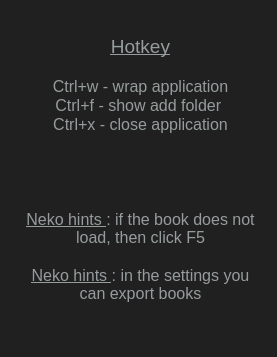
<?xml version="1.0" encoding="UTF-8"?>
<ui version="4.0">
 <class>tutorial_dialog</class>
 <widget class="QDialog" name="tutorial_dialog">
  <property name="geometry">
   <rect>
    <x>0</x>
    <y>0</y>
    <width>277</width>
    <height>357</height>
   </rect>
  </property>
  <property name="windowTitle">
   <string>Dialog</string>
  </property>
  <property name="styleSheet">
   <string notr="true">background: #202020;</string>
  </property>
  <widget class="QTextBrowser" name="textBrowser">
   <property name="geometry">
    <rect>
     <x>20</x>
     <y>30</y>
     <width>241</width>
     <height>311</height>
    </rect>
   </property>
   <property name="styleSheet">
    <string notr="true">font-family: 'Roboto Mono';
font-style: normal;
font-weight: 400;
font-size: 16px;
line-height: 75.4%;
/* or 12px */

color: #969C9D;
background: rgba(199, 199, 199, 0.0);
border: 0.5px solid rgba(167, 167, 167, 0.0);</string>
   </property>
   <property name="html">
    <string>&lt;!DOCTYPE HTML PUBLIC &quot;-//W3C//DTD HTML 4.0//EN&quot; &quot;http://www.w3.org/TR/REC-html40/strict.dtd&quot;&gt;
&lt;html&gt;&lt;head&gt;&lt;meta name=&quot;qrichtext&quot; content=&quot;1&quot; /&gt;&lt;style type=&quot;text/css&quot;&gt;
p, li { white-space: pre-wrap; }
&lt;/style&gt;&lt;/head&gt;&lt;body style=&quot; font-family:'Roboto Mono'; font-size:16px; font-weight:400; font-style:normal;&quot;&gt;
&lt;p align=&quot;center&quot; style=&quot; margin-top:0px; margin-bottom:0px; margin-left:0px; margin-right:0px; -qt-block-indent:0; text-indent:0px;&quot;&gt;&lt;span style=&quot; font-size:14pt; text-decoration: underline;&quot;&gt;Hotkey&lt;/span&gt;&lt;/p&gt;
&lt;p align=&quot;center&quot; style=&quot;-qt-paragraph-type:empty; margin-top:0px; margin-bottom:0px; margin-left:0px; margin-right:0px; -qt-block-indent:0; text-indent:0px;&quot;&gt;&lt;br /&gt;&lt;/p&gt;
&lt;p align=&quot;center&quot; style=&quot; margin-top:0px; margin-bottom:0px; margin-left:0px; margin-right:0px; -qt-block-indent:0; text-indent:0px;&quot;&gt;&lt;span style=&quot; font-size:16px;&quot;&gt;Ctrl+w - wrap application&lt;/span&gt;&lt;/p&gt;
&lt;p align=&quot;center&quot; style=&quot; margin-top:0px; margin-bottom:0px; margin-left:0px; margin-right:0px; -qt-block-indent:0; text-indent:0px;&quot;&gt;&lt;span style=&quot; font-size:16px;&quot;&gt;Ctrl+f - show add folder &lt;/span&gt;&lt;/p&gt;
&lt;p align=&quot;center&quot; style=&quot; margin-top:0px; margin-bottom:0px; margin-left:0px; margin-right:0px; -qt-block-indent:0; text-indent:0px;&quot;&gt;&lt;span style=&quot; font-size:16px;&quot;&gt;Ctrl+x - close application&lt;/span&gt;&lt;/p&gt;
&lt;p align=&quot;center&quot; style=&quot;-qt-paragraph-type:empty; margin-top:0px; margin-bottom:0px; margin-left:0px; margin-right:0px; -qt-block-indent:0; text-indent:0px;&quot;&gt;&lt;br /&gt;&lt;/p&gt;
&lt;p align=&quot;center&quot; style=&quot;-qt-paragraph-type:empty; margin-top:0px; margin-bottom:0px; margin-left:0px; margin-right:0px; -qt-block-indent:0; text-indent:0px;&quot;&gt;&lt;br /&gt;&lt;/p&gt;
&lt;p align=&quot;center&quot; style=&quot;-qt-paragraph-type:empty; margin-top:0px; margin-bottom:0px; margin-left:0px; margin-right:0px; -qt-block-indent:0; text-indent:0px;&quot;&gt;&lt;br /&gt;&lt;/p&gt;
&lt;p align=&quot;center&quot; style=&quot;-qt-paragraph-type:empty; margin-top:0px; margin-bottom:0px; margin-left:0px; margin-right:0px; -qt-block-indent:0; text-indent:0px;&quot;&gt;&lt;br /&gt;&lt;/p&gt;
&lt;p align=&quot;center&quot; style=&quot; margin-top:0px; margin-bottom:0px; margin-left:0px; margin-right:0px; -qt-block-indent:0; text-indent:0px;&quot;&gt;&lt;span style=&quot; font-size:16px; text-decoration: underline;&quot;&gt;Neko hints &lt;/span&gt;&lt;span style=&quot; font-size:16px;&quot;&gt;: if the book does not load, then click F5&lt;/span&gt;&lt;/p&gt;
&lt;p align=&quot;center&quot; style=&quot;-qt-paragraph-type:empty; margin-top:0px; margin-bottom:0px; margin-left:0px; margin-right:0px; -qt-block-indent:0; text-indent:0px;&quot;&gt;&lt;br /&gt;&lt;/p&gt;
&lt;p align=&quot;center&quot; style=&quot; margin-top:0px; margin-bottom:0px; margin-left:0px; margin-right:0px; -qt-block-indent:0; text-indent:0px;&quot;&gt;&lt;span style=&quot; font-size:16px; text-decoration: underline;&quot;&gt;Neko hints &lt;/span&gt;&lt;span style=&quot; font-size:16px;&quot;&gt;: in the settings you can export books&lt;/span&gt;&lt;/p&gt;&lt;/body&gt;&lt;/html&gt;</string>
   </property>
  </widget>
 </widget>
 <resources/>
 <connections/>
</ui>
